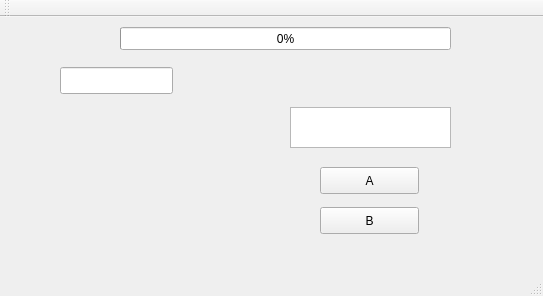
<?xml version="1.0" encoding="UTF-8"?>
<ui version="4.0">
 <class>MainWindow</class>
 <widget class="QMainWindow" name="MainWindow">
  <property name="geometry">
   <rect>
    <x>0</x>
    <y>0</y>
    <width>543</width>
    <height>296</height>
   </rect>
  </property>
  <property name="windowTitle">
   <string>MainWindow</string>
  </property>
  <property name="windowOpacity">
   <double>0.000000000000000</double>
  </property>
  <property name="toolTip">
   <string notr="true"/>
  </property>
  <property name="statusTip">
   <string notr="true"/>
  </property>
  <property name="animated">
   <bool>true</bool>
  </property>
  <property name="documentMode">
   <bool>false</bool>
  </property>
  <property name="tabShape">
   <enum>QTabWidget::Rounded</enum>
  </property>
  <property name="dockNestingEnabled">
   <bool>true</bool>
  </property>
  <property name="unifiedTitleAndToolBarOnMac">
   <bool>false</bool>
  </property>
  <widget class="QWidget" name="centralWidget">
   <widget class="QPushButton" name="Right_button">
    <property name="geometry">
     <rect>
      <x>130</x>
      <y>130</y>
      <width>61</width>
      <height>61</height>
     </rect>
    </property>
    <property name="acceptDrops">
     <bool>true</bool>
    </property>
    <property name="text">
     <string/>
    </property>
    <property name="iconSize">
     <size>
      <width>64</width>
      <height>64</height>
     </size>
    </property>
    <property name="checkable">
     <bool>false</bool>
    </property>
    <property name="checked">
     <bool>false</bool>
    </property>
    <property name="autoRepeat">
     <bool>false</bool>
    </property>
    <property name="autoExclusive">
     <bool>false</bool>
    </property>
    <property name="autoDefault">
     <bool>false</bool>
    </property>
    <property name="default">
     <bool>false</bool>
    </property>
    <property name="flat">
     <bool>true</bool>
    </property>
   </widget>
   <widget class="QPushButton" name="Left_button">
    <property name="geometry">
     <rect>
      <x>50</x>
      <y>130</y>
      <width>61</width>
      <height>61</height>
     </rect>
    </property>
    <property name="acceptDrops">
     <bool>true</bool>
    </property>
    <property name="text">
     <string/>
    </property>
    <property name="iconSize">
     <size>
      <width>64</width>
      <height>64</height>
     </size>
    </property>
    <property name="checkable">
     <bool>false</bool>
    </property>
    <property name="checked">
     <bool>false</bool>
    </property>
    <property name="autoRepeat">
     <bool>false</bool>
    </property>
    <property name="autoExclusive">
     <bool>false</bool>
    </property>
    <property name="autoDefault">
     <bool>false</bool>
    </property>
    <property name="default">
     <bool>false</bool>
    </property>
    <property name="flat">
     <bool>true</bool>
    </property>
   </widget>
   <widget class="QPushButton" name="Acc_button">
    <property name="geometry">
     <rect>
      <x>90</x>
      <y>90</y>
      <width>61</width>
      <height>61</height>
     </rect>
    </property>
    <property name="acceptDrops">
     <bool>true</bool>
    </property>
    <property name="text">
     <string/>
    </property>
    <property name="iconSize">
     <size>
      <width>64</width>
      <height>64</height>
     </size>
    </property>
    <property name="checkable">
     <bool>false</bool>
    </property>
    <property name="checked">
     <bool>false</bool>
    </property>
    <property name="autoRepeat">
     <bool>false</bool>
    </property>
    <property name="autoExclusive">
     <bool>false</bool>
    </property>
    <property name="autoDefault">
     <bool>false</bool>
    </property>
    <property name="default">
     <bool>false</bool>
    </property>
    <property name="flat">
     <bool>true</bool>
    </property>
   </widget>
   <widget class="QPushButton" name="Break_button">
    <property name="geometry">
     <rect>
      <x>90</x>
      <y>170</y>
      <width>61</width>
      <height>61</height>
     </rect>
    </property>
    <property name="acceptDrops">
     <bool>true</bool>
    </property>
    <property name="text">
     <string/>
    </property>
    <property name="iconSize">
     <size>
      <width>64</width>
      <height>64</height>
     </size>
    </property>
    <property name="checkable">
     <bool>false</bool>
    </property>
    <property name="checked">
     <bool>false</bool>
    </property>
    <property name="autoRepeat">
     <bool>false</bool>
    </property>
    <property name="autoExclusive">
     <bool>false</bool>
    </property>
    <property name="autoDefault">
     <bool>false</bool>
    </property>
    <property name="default">
     <bool>false</bool>
    </property>
    <property name="flat">
     <bool>true</bool>
    </property>
   </widget>
   <widget class="QProgressBar" name="progressBar">
    <property name="geometry">
     <rect>
      <x>120</x>
      <y>10</y>
      <width>331</width>
      <height>23</height>
     </rect>
    </property>
    <property name="value">
     <number>0</number>
    </property>
    <property name="textVisible">
     <bool>true</bool>
    </property>
   </widget>
   <widget class="QPushButton" name="button_A">
    <property name="geometry">
     <rect>
      <x>320</x>
      <y>150</y>
      <width>99</width>
      <height>27</height>
     </rect>
    </property>
    <property name="text">
     <string>A</string>
    </property>
   </widget>
   <widget class="QPushButton" name="button_B">
    <property name="geometry">
     <rect>
      <x>320</x>
      <y>190</y>
      <width>99</width>
      <height>27</height>
     </rect>
    </property>
    <property name="text">
     <string>B</string>
    </property>
   </widget>
   <widget class="QLineEdit" name="lineEdit">
    <property name="geometry">
     <rect>
      <x>60</x>
      <y>50</y>
      <width>113</width>
      <height>27</height>
     </rect>
    </property>
   </widget>
   <widget class="QGraphicsView" name="graphicsView">
    <property name="geometry">
     <rect>
      <x>290</x>
      <y>90</y>
      <width>161</width>
      <height>41</height>
     </rect>
    </property>
    <property name="autoFillBackground">
     <bool>false</bool>
    </property>
    <property name="frameShape">
     <enum>QFrame::StyledPanel</enum>
    </property>
    <property name="frameShadow">
     <enum>QFrame::Sunken</enum>
    </property>
    <property name="backgroundBrush">
     <brush brushstyle="NoBrush">
      <color alpha="0">
       <red>0</red>
       <green>0</green>
       <blue>0</blue>
      </color>
     </brush>
    </property>
   </widget>
  </widget>
  <widget class="QMenuBar" name="menuBar">
   <property name="geometry">
    <rect>
     <x>0</x>
     <y>0</y>
     <width>543</width>
     <height>25</height>
    </rect>
   </property>
  </widget>
  <widget class="QToolBar" name="mainToolBar">
   <attribute name="toolBarArea">
    <enum>TopToolBarArea</enum>
   </attribute>
   <attribute name="toolBarBreak">
    <bool>false</bool>
   </attribute>
  </widget>
  <widget class="QStatusBar" name="statusBar"/>
 </widget>
 <layoutdefault spacing="6" margin="11"/>
 <resources/>
 <connections/>
</ui>
